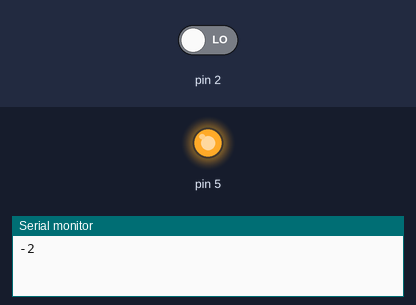
The sketch below on a simulated Arduino Uno, built with avr-gcc and run on an emulated ATmega328P. Parts: output pins drawn as LEDs (lit = HIGH), the last lines printed to the serial monitor. Inputs (shaded band) come from the test bench; at power-on: pin 2 LOW.

Above: at 4.2 s.
4.3 s: pin 2 driven HIGH
At 5.3 s:
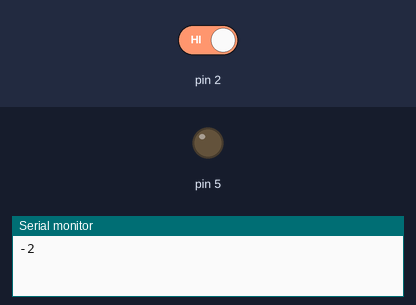
5.8 s: pin 2 driven LOW
At 7.5 s:
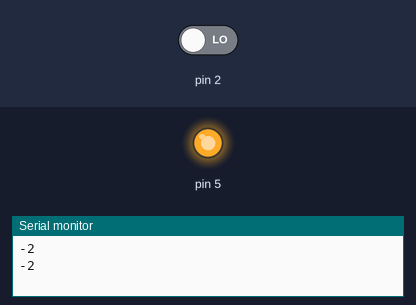
Timing chart, 0 to 9.0 s (numbered marks = the images above; inputs shaded):
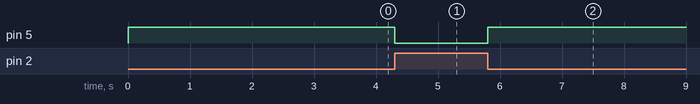

The sketch:

wired_connection.ino
```cpp
#include <CapacitiveSensorR4.h> // to use Arduino Uno R3, change this to Paul Bagder's Capacitive Sensing Library

CapacitiveSensor cs = CapacitiveSensor(5, 2);
void setup() {
  Serial.begin(9600); // opens serial port, sets data rate to 9600 bps
}

void loop() {
   //resistor should be pin 5 (start => in node)
  long sensorValue = cs.capacitiveSensor(30);
  Serial.println(sensorValue);
}
```

Measured:
- after the input at 4.3 s, pin 5: HIGH → LOW at once
- after the input at 5.8 s, pin 5: LOW → HIGH at once
